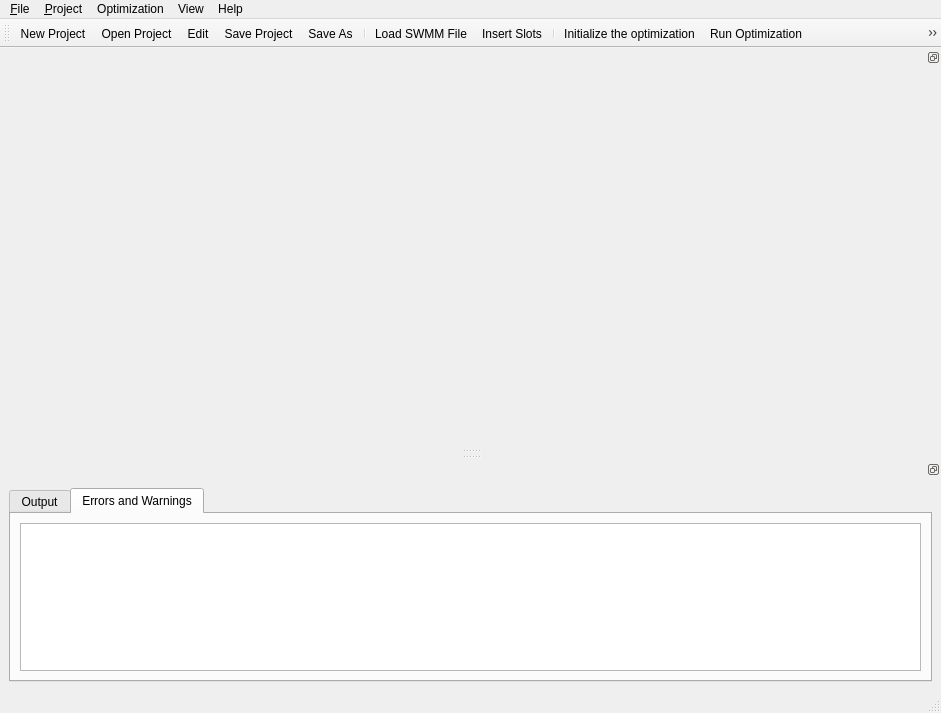
<?xml version="1.0" encoding="UTF-8"?>
<ui version="4.0">
 <class>SWMM5EA</class>
 <widget class="QMainWindow" name="SWMM5EA">
  <property name="geometry">
   <rect>
    <x>0</x>
    <y>0</y>
    <width>941</width>
    <height>713</height>
   </rect>
  </property>
  <property name="sizePolicy">
   <sizepolicy hsizetype="Preferred" vsizetype="Preferred">
    <horstretch>0</horstretch>
    <verstretch>0</verstretch>
   </sizepolicy>
  </property>
  <property name="windowTitle">
   <string>SWMM5 EA</string>
  </property>
  <widget class="QWidget" name="centralwidget"/>
  <widget class="QMenuBar" name="menuBar">
   <property name="geometry">
    <rect>
     <x>0</x>
     <y>0</y>
     <width>941</width>
     <height>18</height>
    </rect>
   </property>
   <widget class="QMenu" name="menu_File">
    <property name="title">
     <string>&amp;Project</string>
    </property>
    <addaction name="action_NewProject"/>
    <addaction name="action_OpenProject"/>
    <addaction name="separator"/>
    <addaction name="action_SaveProject"/>
    <addaction name="actionSave_As"/>
    <addaction name="separator"/>
    <addaction name="action_EditProject"/>
   </widget>
   <widget class="QMenu" name="menu_File_2">
    <property name="title">
     <string>&amp;File</string>
    </property>
    <addaction name="action_Load_SWMM_File"/>
    <addaction name="separator"/>
    <addaction name="action_Insert_Slots"/>
    <addaction name="separator"/>
    <addaction name="actionExit"/>
   </widget>
   <widget class="QMenu" name="menuOptimization">
    <property name="title">
     <string>Optimization</string>
    </property>
    <addaction name="actionInitialize_model"/>
    <addaction name="actionRun_Optimization"/>
    <addaction name="actionPause_Optimization"/>
    <addaction name="actionStop_Optimization"/>
   </widget>
   <widget class="QMenu" name="menuHelp">
    <property name="title">
     <string>Help</string>
    </property>
    <addaction name="actionHelp_Users_Guide"/>
    <addaction name="actionHelp_About"/>
   </widget>
   <widget class="QMenu" name="menuView">
    <property name="title">
     <string>View</string>
    </property>
    <addaction name="action_Zoom_Extent"/>
   </widget>
   <addaction name="menu_File_2"/>
   <addaction name="menu_File"/>
   <addaction name="menuOptimization"/>
   <addaction name="menuView"/>
   <addaction name="menuHelp"/>
  </widget>
  <widget class="QToolBar" name="Main_toolbar">
   <property name="windowTitle">
    <string>Main toolbar</string>
   </property>
   <property name="movable">
    <bool>true</bool>
   </property>
   <property name="floatable">
    <bool>true</bool>
   </property>
   <attribute name="toolBarArea">
    <enum>TopToolBarArea</enum>
   </attribute>
   <attribute name="toolBarBreak">
    <bool>false</bool>
   </attribute>
   <addaction name="action_NewProject"/>
   <addaction name="action_OpenProject"/>
   <addaction name="action_EditProject"/>
   <addaction name="action_SaveProject"/>
   <addaction name="actionSave_As"/>
   <addaction name="separator"/>
   <addaction name="action_Load_SWMM_File"/>
   <addaction name="action_Insert_Slots"/>
   <addaction name="separator"/>
   <addaction name="actionInitialize_model"/>
   <addaction name="actionRun_Optimization"/>
   <addaction name="actionPause_Optimization"/>
   <addaction name="actionStop_Optimization"/>
   <addaction name="action_Zoom_Extent"/>
   <addaction name="separator"/>
   <addaction name="actionHelp_Users_Guide"/>
   <addaction name="actionHelp_About"/>
   <addaction name="separator"/>
   <addaction name="actionExit"/>
  </widget>
  <widget class="QStatusBar" name="statusbar"/>
  <widget class="QDockWidget" name="curve_window">
   <property name="sizePolicy">
    <sizepolicy hsizetype="Preferred" vsizetype="Maximum">
     <horstretch>2</horstretch>
     <verstretch>2</verstretch>
    </sizepolicy>
   </property>
   <property name="minimumSize">
    <size>
     <width>300</width>
     <height>400</height>
    </size>
   </property>
   <property name="features">
    <set>QDockWidget::DockWidgetFloatable|QDockWidget::DockWidgetMovable</set>
   </property>
   <attribute name="dockWidgetArea">
    <number>4</number>
   </attribute>
   <widget class="QWidget" name="dockWidgetContents_7">
    <layout class="QGridLayout" name="gridLayout">
     <item row="0" column="0">
      <layout class="QGridLayout" name="gridLayout_2">
       <property name="sizeConstraint">
        <enum>QLayout::SetDefaultConstraint</enum>
       </property>
      </layout>
     </item>
    </layout>
   </widget>
  </widget>
  <widget class="QDockWidget" name="dockWidget">
   <property name="features">
    <set>QDockWidget::DockWidgetFloatable|QDockWidget::DockWidgetMovable</set>
   </property>
   <attribute name="dockWidgetArea">
    <number>8</number>
   </attribute>
   <widget class="QWidget" name="dockWidgetContents">
    <layout class="QGridLayout" name="gridLayout_3">
     <item row="0" column="0">
      <widget class="QTabWidget" name="tabWidget">
       <property name="currentIndex">
        <number>1</number>
       </property>
       <widget class="QWidget" name="textEdit_tab">
        <attribute name="title">
         <string>Output</string>
        </attribute>
        <layout class="QGridLayout" name="gridLayout_4">
         <item row="0" column="0">
          <widget class="QTextEdit" name="textEdit"/>
         </item>
        </layout>
       </widget>
       <widget class="QWidget" name="textEdit_2_tab">
        <attribute name="title">
         <string>Errors and Warnings</string>
        </attribute>
        <layout class="QGridLayout" name="gridLayout_5">
         <item row="0" column="0">
          <widget class="QTextEdit" name="textEdit_2"/>
         </item>
        </layout>
       </widget>
      </widget>
     </item>
    </layout>
   </widget>
  </widget>
  <action name="action_Insert_Slots">
   <property name="icon">
    <iconset resource="../res.qrc">
     <normaloff>:/res/res/spreadsheet.png</normaloff>:/res/res/spreadsheet.png</iconset>
   </property>
   <property name="text">
    <string>&amp;Insert Slots</string>
   </property>
  </action>
  <action name="action_Load_SWMM_File">
   <property name="icon">
    <iconset resource="../res.qrc">
     <normaloff>:/res/res/document_open.png</normaloff>:/res/res/document_open.png</iconset>
   </property>
   <property name="text">
    <string>&amp;Load SWMM File</string>
   </property>
  </action>
  <action name="action_EditProject">
   <property name="icon">
    <iconset resource="../res.qrc">
     <normaloff>:/res/res/edit.png</normaloff>:/res/res/edit.png</iconset>
   </property>
   <property name="text">
    <string>&amp;Edit</string>
   </property>
   <property name="toolTip">
    <string>Edit Project</string>
   </property>
  </action>
  <action name="actionSave_As">
   <property name="icon">
    <iconset resource="../res.qrc">
     <normaloff>:/res/res/document_save_as.png</normaloff>:/res/res/document_save_as.png</iconset>
   </property>
   <property name="text">
    <string>Save &amp;As</string>
   </property>
  </action>
  <action name="action_SaveProject">
   <property name="icon">
    <iconset resource="../res.qrc">
     <normaloff>:/res/res/document_save.png</normaloff>:/res/res/document_save.png</iconset>
   </property>
   <property name="text">
    <string>&amp;Save Project</string>
   </property>
  </action>
  <action name="action_NewProject">
   <property name="icon">
    <iconset resource="../res.qrc">
     <normaloff>:/res/res/document_new.png</normaloff>:/res/res/document_new.png</iconset>
   </property>
   <property name="text">
    <string>&amp;New Project</string>
   </property>
  </action>
  <action name="action_OpenProject">
   <property name="icon">
    <iconset resource="../res.qrc">
     <normaloff>:/res/res/project_open.png</normaloff>:/res/res/project_open.png</iconset>
   </property>
   <property name="text">
    <string>Open Project</string>
   </property>
   <property name="toolTip">
    <string>Open a saved project</string>
   </property>
  </action>
  <action name="actionRun_Optimization">
   <property name="icon">
    <iconset resource="../res.qrc">
     <normaloff>:/res/res/media_playback_start.png</normaloff>:/res/res/media_playback_start.png</iconset>
   </property>
   <property name="text">
    <string>Run Optimization</string>
   </property>
   <property name="toolTip">
    <string>Start optimization run</string>
   </property>
  </action>
  <action name="actionPause_Optimization">
   <property name="checkable">
    <bool>true</bool>
   </property>
   <property name="icon">
    <iconset resource="../res.qrc">
     <normaloff>:/res/res/media_playback_pause.png</normaloff>:/res/res/media_playback_pause.png</iconset>
   </property>
   <property name="text">
    <string>Pause Optimization</string>
   </property>
   <property name="toolTip">
    <string>Pause at the end of this generation</string>
   </property>
  </action>
  <action name="actionStop_Optimization">
   <property name="icon">
    <iconset resource="../res.qrc">
     <normaloff>:/res/res/player_stop.png</normaloff>:/res/res/player_stop.png</iconset>
   </property>
   <property name="text">
    <string>Stop Optimization</string>
   </property>
   <property name="toolTip">
    <string>Completely stop the Optimization</string>
   </property>
  </action>
  <action name="actionHelp_About">
   <property name="icon">
    <iconset resource="../res.qrc">
     <normaloff>:/res/res/help_about.png</normaloff>:/res/res/help_about.png</iconset>
   </property>
   <property name="text">
    <string>&amp;About</string>
   </property>
   <property name="toolTip">
    <string>About</string>
   </property>
  </action>
  <action name="actionHelp_Users_Guide">
   <property name="icon">
    <iconset resource="../res.qrc">
     <normaloff>:/res/res/help_contents.png</normaloff>:/res/res/help_contents.png</iconset>
   </property>
   <property name="text">
    <string>&amp;Users' Guide</string>
   </property>
   <property name="toolTip">
    <string>Users' Guide</string>
   </property>
  </action>
  <action name="actionInitialize_model">
   <property name="icon">
    <iconset resource="../res.qrc">
     <normaloff>:/res/res/run.png</normaloff>:/res/res/run.png</iconset>
   </property>
   <property name="text">
    <string>Initialize the optimization</string>
   </property>
   <property name="toolTip">
    <string>Initialize the optimization</string>
   </property>
  </action>
  <action name="actionExit">
   <property name="icon">
    <iconset resource="../res.qrc">
     <normaloff>:/res/res/application_exit.png</normaloff>:/res/res/application_exit.png</iconset>
   </property>
   <property name="text">
    <string>Exit</string>
   </property>
   <property name="toolTip">
    <string>Exit SWMM5 EA</string>
   </property>
  </action>
  <action name="action_Zoom_Extent">
   <property name="checkable">
    <bool>true</bool>
   </property>
   <property name="icon">
    <iconset resource="../res.qrc">
     <normaloff>:/res/res/zoom_fit_best.png</normaloff>:/res/res/zoom_fit_best.png</iconset>
   </property>
   <property name="text">
    <string>&amp;Zoom Extent</string>
   </property>
   <property name="toolTip">
    <string>Zoom the graph to the data extent</string>
   </property>
  </action>
 </widget>
 <resources>
  <include location="../res.qrc"/>
 </resources>
 <connections/>
</ui>
